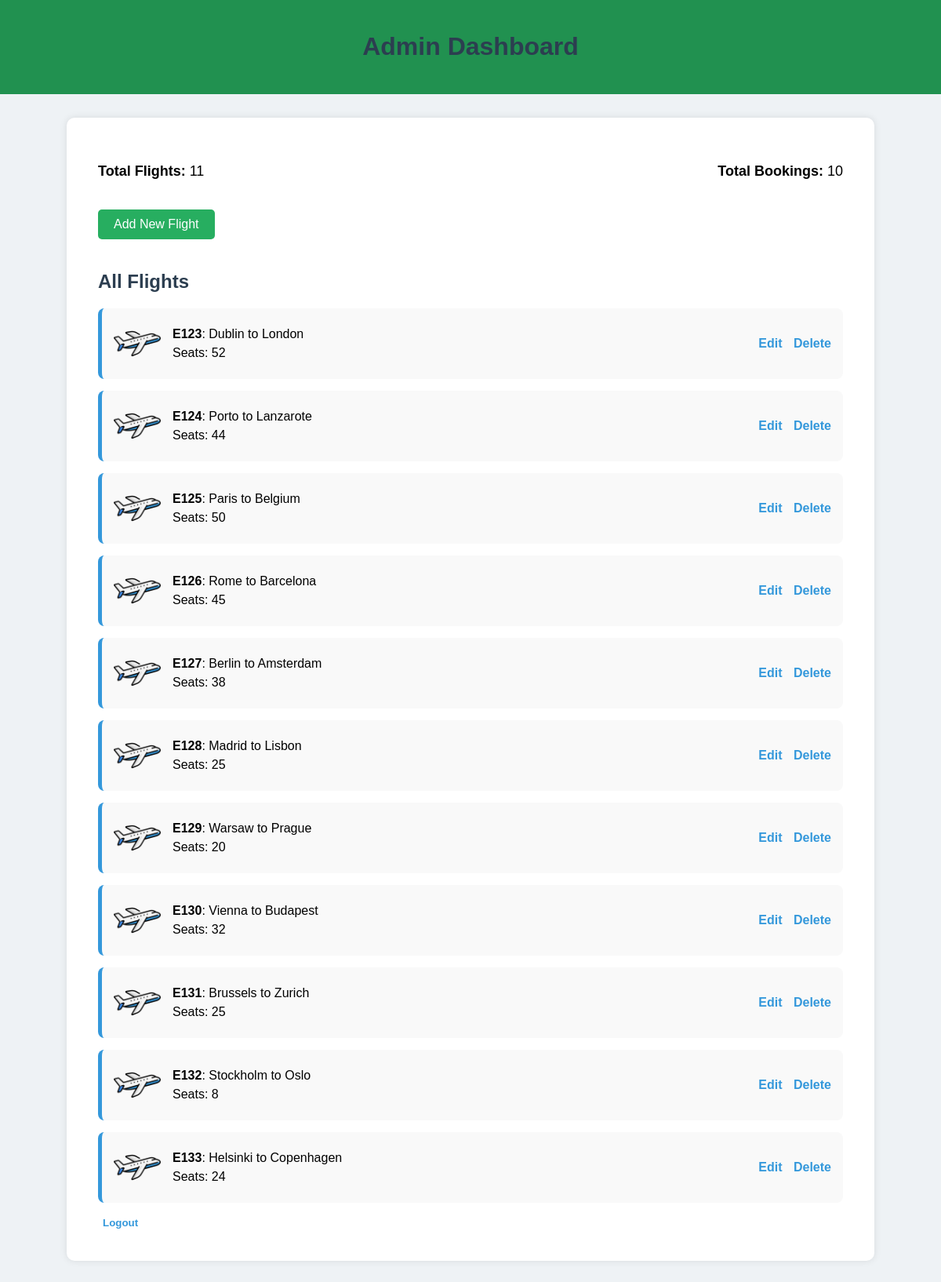
/accounts/admin_dashboard/ (signed in), run on the app's committed database.
### accounts/models.py (models this page shows, shortened)
class Flight(models.Model):
    flight_number = models.CharField(max_length=20)
    origin = models.CharField(max_length=100)
    destination = models.CharField(max_length=100)
    departure_time = models.DateTimeField()
    arrival_time = models.DateTimeField()
    available_seats = models.PositiveIntegerField()

### accounts/views.py (the view)
# urls.py: path('admin_dashboard/', admin_dashboard_view, name='admin_dashboard'),
@login_required
@user_passes_test(lambda u: u.role == 'admin')
def admin_dashboard_view(request):
    total_flights = Flight.objects.count()
    total_bookings = Booking.objects.count()
    flights = Flight.objects.all()
    return render(request, 'accounts/admin_dashboard.html', {
        'total_flights': total_flights,
        'total_bookings': total_bookings,
        'flights': flights
    })

### accounts/templates/accounts/admin_dashboard.html (shortened to what this page needs)
{% load static %}
<!DOCTYPE html>
<html lang="en">
<head>
</head>
<body>
    <header>
        <h1>Admin Dashboard</h1>
    </header>
    <div class="dashboard-container">
        <div class="stats">
            <p><strong>Total Flights:</strong> {{ total_flights }}</p>
            <p><strong>Total Bookings:</strong> {{ total_bookings }}</p>
        </div>
        <a href="{% url 'add_flight' %}" class="add-flight-link">Add New Flight</a>
        <h2>All Flights</h2>
        {% if flights %}
            <ul class="flight-list">
                {% for flight in flights %}
                    <li class="flight-card">
                        <div class="flight-info">
                            <img src="{% static 'accounts/images/plane-icon.png' %}" alt="Flight Icon">
                            <div class="flight-details">
                                <strong>{{ flight.flight_number }}</strong>: {{ flight.origin }} to {{ flight.destination }}<br>
                                Seats: {{ flight.available_seats }}
                            </div>
                        </div>
                        <div class="flight-actions">
                            <a href="{% url 'edit_flight' flight.id %}">Edit</a>
                            <a href="{% url 'delete_flight' flight.id %}">Delete</a>
                        </div>
                    </li>
                {% endfor %}
            </ul>
        {% else %}
            <p>No flights available.</p>
        {% endif %}
            <form method="POST" action="{% url 'logout' %}" style="display:inline;">
                <button type="submit" style="background:none; border:none; color:#3498db; font-weight:bold; cursor:pointer;">Logout</button>
            </form>
        </div>
</body>
</html>

### accounts/templates/accounts/admin_dashboard.html (style rules this page uses)
body { font-family: Arial, sans-serif; background-color: #eef2f5; margin: 0; padding: 0; }
header { background-color: #219150; color: white; padding: 20px; text-align: center; }
.dashboard-container { max-width: 950px; margin: 30px auto; background: white; padding: 40px; border-radius: 10px; box-shadow: 0 0 10px rgba(0,0,0,0.1); }
h1, h2 { color: #2c3e50; }
.stats { display: flex; justify-content: space-between; margin-bottom: 20px; font-size: 18px; }
.add-flight-link { display: inline-block; margin-bottom: 20px; background-color: #27ae60; color: white; padding: 10px 20px; border-radius: 5px; text-decoration: none; }
.flight-list { list-style: none; padding: 0; }
.flight-card { background: #f9f9f9; display: flex; align-items: center; justify-content: space-between; border-left: 5px solid #3498db; padding: 15px; margin-bottom: 15px; border-radius: 8px; }
.flight-card img { width: 60px; height: auto; margin-right: 15px; }
.flight-info { display: flex; align-items: center; flex-grow: 1; }
.flight-details { line-height: 1.5; }
.flight-actions a { margin-left: 10px; text-decoration: none; color: #3498db; font-weight: bold; }

### data on the page
Flight: flight_number "E123", origin "Dublin", destination "London", available_seats "52"
Flight: flight_number "E124", origin "Porto", destination "Lanzarote", available_seats "44"
Flight: flight_number "E125", origin "Paris", destination "Belgium", available_seats "50"
Flight: flight_number "E126", origin "Rome", destination "Barcelona", available_seats "45"
Flight: flight_number "E127", origin "Berlin", destination "Amsterdam", available_seats "38"
Flight: flight_number "E128", origin "Madrid", destination "Lisbon", available_seats "25"
Flight: flight_number "E129", origin "Warsaw", destination "Prague", available_seats "20"
Flight: flight_number "E130", origin "Vienna", destination "Budapest", available_seats "32"
Flight: flight_number "E131", origin "Brussels", destination "Zurich", available_seats "25"
Flight: flight_number "E132", origin "Stockholm", destination "Oslo", available_seats "8"
Flight: flight_number "E133", origin "Helsinki", destination "Copenhagen", available_seats "24"

### other printed values
{{ total_flights }} "11"
{{ total_bookings }} "10"
